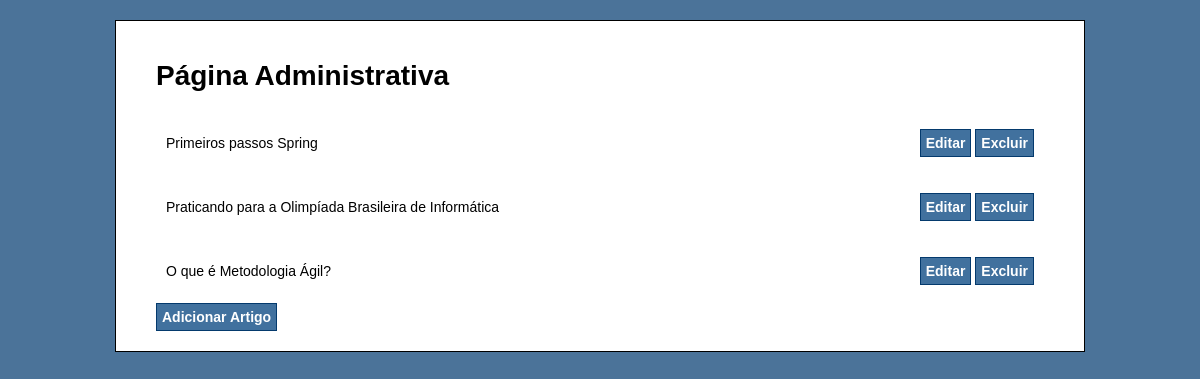
The app's page /admin/index.php with its own data.
### tables this page shows
CREATE TABLE IF NOT EXISTS `artigos` (
  `id` int(11) NOT NULL AUTO_INCREMENT,
  `titulo` text NOT NULL,
  `conteudo` text NOT NULL,
  PRIMARY KEY (`id`)
);

### src/Artigo.php (called while the page is built, shortened)
<?php
class Artigos
{
    private $mysql;
    public function __construct(mysqli $mysql)
    {
        $this->mysql = $mysql;
    }
    public function exibirArtigos(): array
    {
        $resultado = $this->mysql->query('SELECT id, titulo, conteudo FROM artigos');
        $artigos = $resultado->fetch_all(MYSQLI_ASSOC);
        return $artigos;
    }
}

### admin/index.php (the view, shortened to what this page needs)
<?php
require_once '../conexao.php';
require_once '../src/Artigo.php';
$artigo = new Artigos($mysql);
$artigos = $artigo->exibirArtigos();
?>
<!DOCTYPE html>
<html lang="pt-br">
<head>
    <link rel="stylesheet" type="text/css" href="../style.css">
</head>
<body>
    <div id="container">
        <h1>Página Administrativa</h1>
        <div>
            <?php foreach ($artigos as $art) : ; ?>
                <div id="artigo-admin">
                    <p><?php echo $art['titulo']; ?></p>
                    <nav>
                        <a class="botao" href="editar-artigo.php?id=<?php echo $art['id']; ?>">Editar</a>
                        <a class="botao" href="excluir-artigo.php?id=<?php echo $art['id']; ?>">Excluir</a>
                    </nav>
                </div>
            <?php endforeach ?>
        <a class="botao botao-block" href="adicionar-artigo.php">Adicionar Artigo</a>
    </div>
</body>
</html>

### style.css (style rules this page uses)
body { background-color: #4B7399; font-family: Verdana, Helvetica, Arial; font-size: 14px; }
#container { width: 75%; margin: 0 auto; background-color: #FFF; padding: 20px 40px; border: solid 1px black; margin-top: 20px; }
a { text-decoration: none; }
#artigo-admin { display: flex; justify-content: space-between; align-items: center; padding: 10px; }
.botao { padding: 5px; background-color: rgb(65, 113, 158); color: #ffffff; font-weight: bold; border: solid 1px rgb(4, 58, 109); }
.botao-block { display: block; width: max-content; }

### records on screen
artigos: titulo "Primeiros passos Spring"
artigos: titulo "Praticando para a Olimpíada Brasileira de Informática"
artigos: titulo "O que é Metodologia Ágil?"
